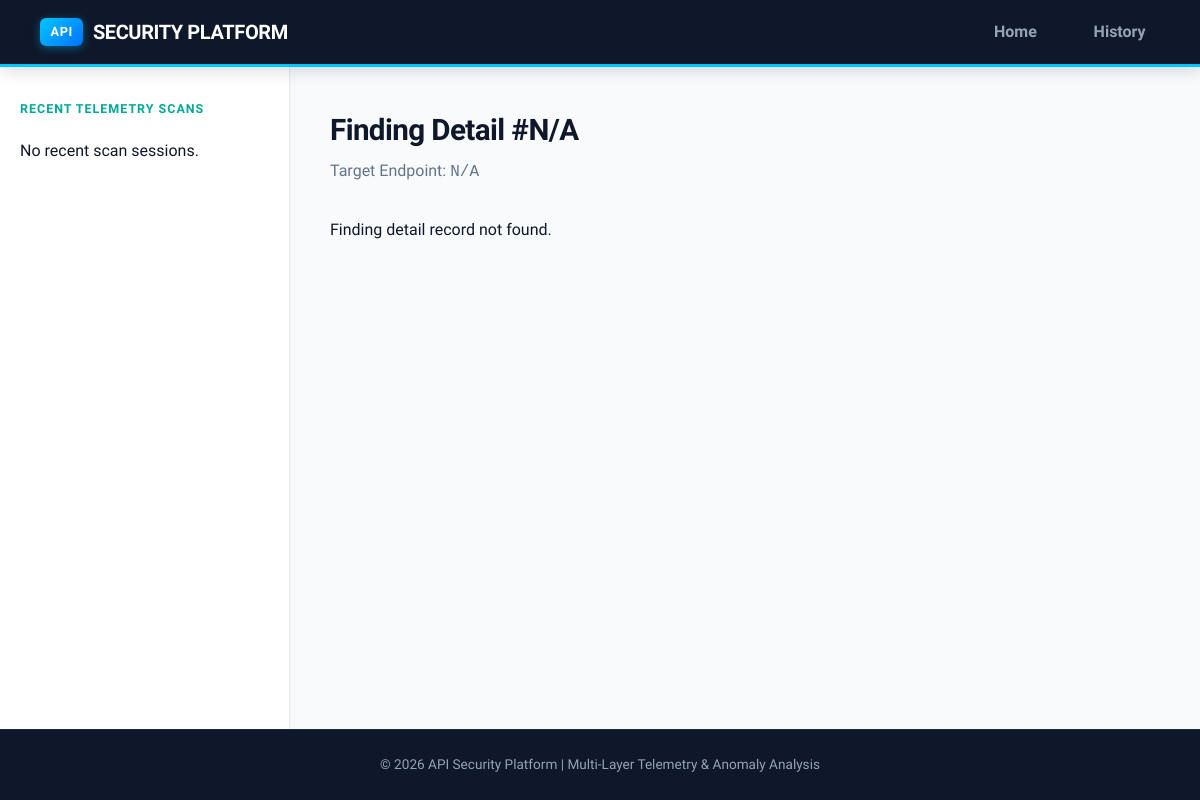
The app's page /finding/2990, older data.
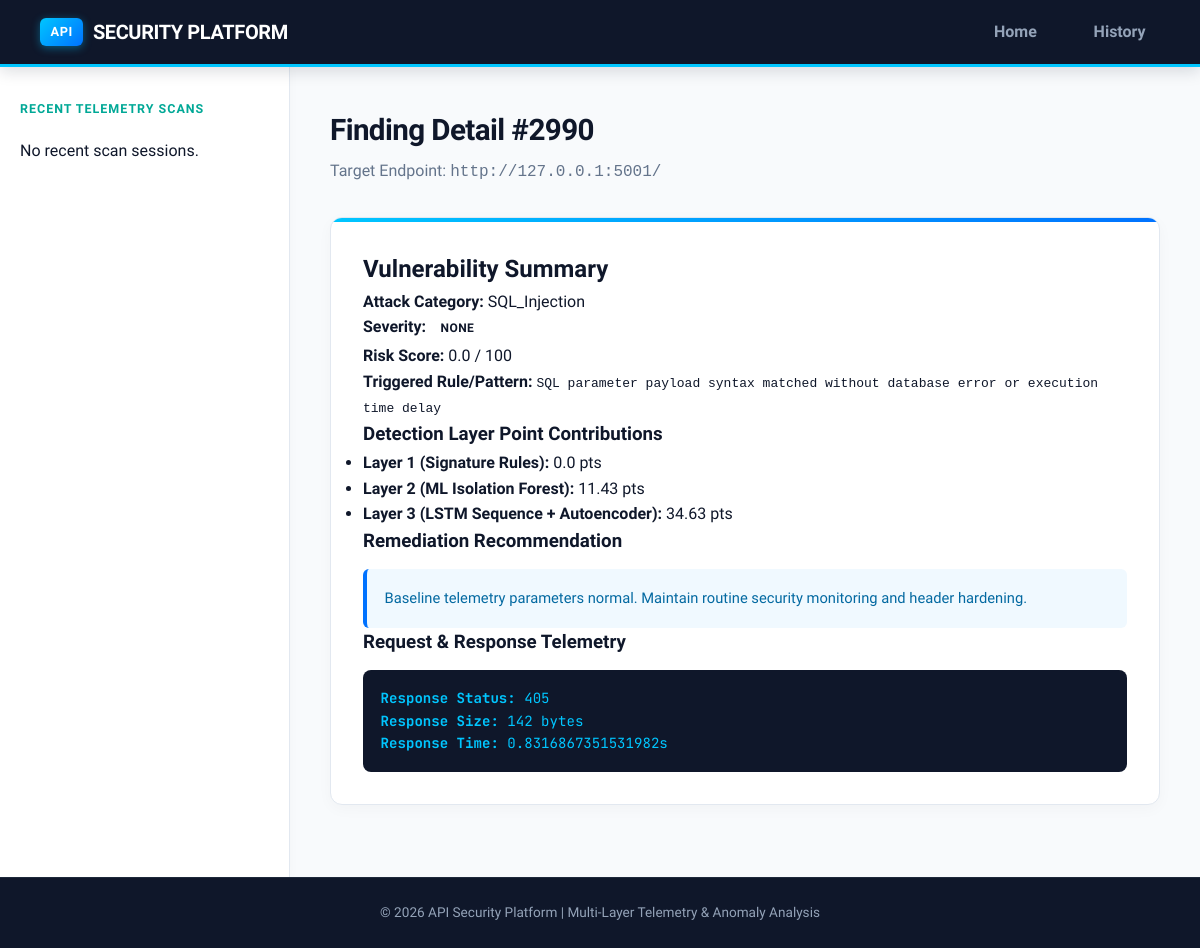
The same page, newer data.
### database/models.py (models this page shows)
class Finding(Base):
    __tablename__ = "findings"
    id = Column(Integer, primary_key=True, index=True)
    session_id = Column(Integer, ForeignKey("scan_sessions.id", ondelete="CASCADE"), nullable=False)
    endpoint_id = Column(Integer, ForeignKey("endpoints.id", ondelete="CASCADE"), nullable=True)
    attack_type = Column(String(100), nullable=False, default="None")
    finding_status = Column(String(30), nullable=False, default="Informational")
    severity = Column(String(20), nullable=False, default="Low")
    risk_score = Column(Float, default=0.0)
    signature_triggered = Column(String(255), default="")
    ml_score = Column(Float, default=0.0)
    lstm_score = Column(Float, default=0.0)
    autoencoder_score = Column(Float, default=0.0)
    recommendation = Column(Text, nullable=True)
    timestamp = Column(DateTime, default=datetime.utcnow)
    request_payload = Column(Text, nullable=True, default="")
    response_status = Column(Integer, default=200)
    response_size = Column(Integer, default=0)
    response_time = Column(Float, default=0.0)
    session = relationship("ScanSession", back_populates="findings")
    endpoint = relationship("Endpoint", back_populates="findings")

class Endpoint(Base):
    __tablename__ = "endpoints"
    id = Column(Integer, primary_key=True, index=True)
    session_id = Column(Integer, ForeignKey("scan_sessions.id", ondelete="CASCADE"), nullable=False)
    url = Column(String(500), nullable=False)
    method = Column(String(10), nullable=False, default="GET")
    discovered_at = Column(DateTime, default=datetime.utcnow)
    session = relationship("ScanSession", back_populates="endpoints")
    findings = relationship("Finding", back_populates="endpoint", cascade="all, delete-orphan")

### dashboard/routes.py (the view)
@dashboard_bp.route("/finding/<int:finding_id>")
def finding_detail(finding_id):
    finding = get_finding_by_id(finding_id)
    return render_template("report.html", finding=finding)

### database/db.py (called while the page is built)
def get_finding_by_id(finding_id: int) -> Optional[Finding]:
    db = SessionLocal()
    try:
        return db.query(Finding).options(joinedload(Finding.endpoint)).options(joinedload(Finding.session)).filter(Finding.id == finding_id).first()
    finally:
        db.close()

### dashboard/templates/report.html (shortened to what this page needs)
{% extends "base.html" %}
{% block content %}
<div class="page-header">
    <h1>Finding Detail #{{ finding.id if finding else 'N/A' }}</h1>
    <p>Target Endpoint: <code>{{ finding.endpoint.url if finding and finding.endpoint else 'N/A' }}</code></p>
</div>
{% if finding %}
<div class="card detail-card">
    <h2>Vulnerability Summary</h2>
    <div class="detail-grid">
        <div><strong>Attack Category:</strong> {{ finding.attack_type }}</div>
        <div><strong>Severity:</strong> <span class="badge {{ finding.severity|lower }}">{{ finding.severity }}</span></div>
        <div><strong>Risk Score:</strong> {{ finding.risk_score }} / 100</div>
        <div><strong>Triggered Rule/Pattern:</strong> <code>{{ finding.signature_triggered or 'N/A' }}</code></div>
    </div>
    <h3>Detection Layer Point Contributions</h3>
    <ul>
        <li><strong>Layer 1 (Signature Rules):</strong> {{ finding.risk_score }} pts</li>
        <li><strong>Layer 2 (ML Isolation Forest):</strong> {{ finding.ml_score }} pts</li>
        <li><strong>Layer 3 (LSTM Sequence + Autoencoder):</strong> {{ finding.lstm_score + finding.autoencoder_score }} pts</li>
    </ul>
    <h3>Remediation Recommendation</h3>
    <p class="recommendation-box">{{ finding.recommendation }}</p>
    <h3>Request & Response Telemetry</h3>
    <div class="code-block">
        <p><strong>Response Status:</strong> {{ finding.response_status }}</p>
        <p><strong>Response Size:</strong> {{ finding.response_size }} bytes</p>
        <p><strong>Response Time:</strong> {{ finding.response_time }}s</p>
    </div>
</div>
{% else %}
<p>Finding detail record not found.</p>
{% endif %}
{% endblock %}

### dashboard/templates/base.html (shortened to what this page needs)
<!DOCTYPE html>
<html lang="en">
<head>
    <link rel="stylesheet" href="{{ url_for('static', filename='css/style.css') }}">
</head>
<body>
    <div class="app-layout">
        <header class="navbar">
            <div class="logo">
                <a href="{{ url_for('dashboard.index') }}"><span>API</span> SECURITY PLATFORM</a>
            </div>
            <nav class="nav-links">
                <a href="{{ url_for('dashboard.index') }}">Home</a>
                <a href="{{ url_for('dashboard.history') }}">History</a>
            </nav>
        </header>
        <div class="body-container">
            <aside class="sidebar">
                <h3>Recent Telemetry Scans</h3>
                <ul class="recent-scans-list">
                    {% for sess in recent_sessions %}
                    <li>
                        <a href="{{ url_for('dashboard.results', session_id=sess.id) }}">
                            <span class="scan-url">{{ sess.target_url }}</span>
                            <span class="badge {{ sess.overall_severity|lower }}">{{ sess.overall_severity }}</span>
                        </a>
                    </li>
                    {% else %}
                    <li class="empty-list">No recent scan sessions.</li>
                    {% endfor %}
                </ul>
            </aside>
            <main class="main-viewport">
                {% block content %}{% endblock %}
            </main>
        </div>
        <footer>
            <p>&copy; 2026 API Security Platform | Multi-Layer Telemetry & Anomaly Analysis</p>
        </footer>
    </div>
</body>
</html>

### dashboard/static/css/style.css (style rules this page uses)
* { box-sizing: border-box; margin: 0; padding: 0; }
:root { --zap-navy: #0f172a; --zap-slate: #1e293b; --zap-cyan: #00c6ff; --zap-teal: #00a896; --zap-blue-gradient: linear-gradient(135deg, #00c6ff 0%, #0072ff 100%); --zap-dark-gradient: linear-gradient(135deg, #0f172a 0%, #1e293b 100%); --bg-main: #f8fafc; --bg-card: #ffffff; --text-primary: #0f172a; --text-secondary: #475569; --text-muted: #64748b; --border-color: #e2e8f0; }
body { font-family: 'Plus Jakarta Sans', -apple-system, BlinkMacSystemFont, "Segoe UI", Roboto, sans-serif; background-color: var(--bg-main); color: var(--text-primary); line-height: 1.6; min-height: 100vh; }
a { color: #0072ff; text-decoration: none; transition: all 0.2s ease; }
.app-layout { display: flex; flex-direction: column; min-height: 100vh; background-color: var(--bg-main); }
.navbar { display: flex; justify-content: space-between; align-items: center; padding: 1rem 2.5rem; background: var(--zap-navy); color: #ffffff; border-bottom: 3px solid #00c6ff; box-shadow: 0 4px 15px rgba(15, 23, 42, 0.15); position: relative; z-index: 10; }
.logo a { color: #ffffff; font-weight: 800; font-size: 1.25rem; letter-spacing: -0.02em; display: flex; align-items: center; gap: 0.6rem; }
.logo span { background: var(--zap-blue-gradient); color: #ffffff; padding: 0.25rem 0.65rem; border-radius: 6px; font-size: 0.8rem; font-weight: 800; letter-spacing: 0.05em; box-shadow: 0 2px 8px rgba(0, 198, 255, 0.4); }
.nav-links a { margin-left: 1.5rem; color: #94a3b8; font-weight: 600; padding: 0.4rem 0.9rem; border-radius: 6px; transition: all 0.2s ease; }
.body-container { display: flex; flex: 1; background-color: var(--bg-main); }
.sidebar { width: 290px; background-color: #ffffff; border-right: 1px solid #e2e8f0; padding: 2rem 1.25rem; box-shadow: 2px 0 10px rgba(0, 0, 0, 0.02); }
.sidebar h3 { font-size: 0.78rem; font-weight: 800; color: var(--zap-teal); text-transform: uppercase; letter-spacing: 0.08em; margin-bottom: 1.2rem; }
.recent-scans-list { list-style: none; }
.recent-scans-list li { margin-bottom: 0.75rem; }
.main-viewport { flex: 1; padding: 2.5rem; max-width: 1280px; margin: 0 auto; }
.page-header { margin-bottom: 2rem; }
.page-header h1 { font-size: 1.85rem; font-weight: 800; color: var(--zap-navy); letter-spacing: -0.02em; }
.page-header p { color: var(--text-muted); font-size: 1rem; margin-top: 0.2rem; }
.card { background-color: #ffffff; border-radius: 12px; padding: 2rem; margin-bottom: 2rem; border: 1px solid #e2e8f0; box-shadow: 0 4px 15px rgba(0, 0, 0, 0.03); position: relative; overflow: hidden; }
.card::before { content: ''; position: absolute; top: 0; left: 0; right: 0; height: 4px; background: var(--zap-blue-gradient); }
.badge { padding: 0.3rem 0.65rem; border-radius: 6px; font-size: 0.75rem; font-weight: 800; text-transform: uppercase; letter-spacing: 0.04em; display: inline-block; }
.recommendation-box { background-color: #f0f9ff; padding: 1.1rem; border-left: 4px solid #0072ff; border-radius: 6px; margin-top: 0.75rem; color: #0369a1; font-size: 0.92rem; }
.code-block { background-color: var(--zap-navy); color: #00c6ff; padding: 1.1rem; border-radius: 8px; font-family: 'JetBrains Mono', monospace; margin-top: 0.75rem; font-size: 0.88rem; }
footer { text-align: center; padding: 1.5rem; background-color: var(--zap-navy); border-top: 1px solid #1e293b; color: #94a3b8; font-size: 0.85rem; font-weight: 500; }

Row changes from the older to the newer data that the page shows:
added Finding: id "2990", attack_type "SQL_Injection", severity "NONE", risk_score "0.0", signature_triggered "SQL parameter payload syntax matched without database error or execution time delay", ml_score "11.43", finding.lstm_score+finding.autoencoder_score "34.63", recommendation "Baseline telemetry parameters normal. Maintain routine security monitoring and header hardening.", response_status "405", response_size "142", response_time "0.8316867351531982"
added Endpoint: endpoint "http://127.0.0.1:5001/"
Text that changed along with them:
{{ finding.id if finding else 'N/A' }}: "N/A" → (not shown)
{{ finding.endpoint.url if finding and finding.endpoint else 'N/A' }}: "N/A" → (not shown)
text no longer shown: "Finding detail record not found."
text now shown: "Vulnerability Summary Attack Category: Severity: Risk Score: / 100 Triggered Rule/Pattern: Detection Layer Point Contributions Layer 1 (Signature Rules): pts Layer 2 (ML Isolation Forest): pts Layer 3 (LSTM Sequence + Autoencoder): pts Remediation Recommendation Request & Response Telemetry Response Status: Response Size: bytes Response Time: s"
